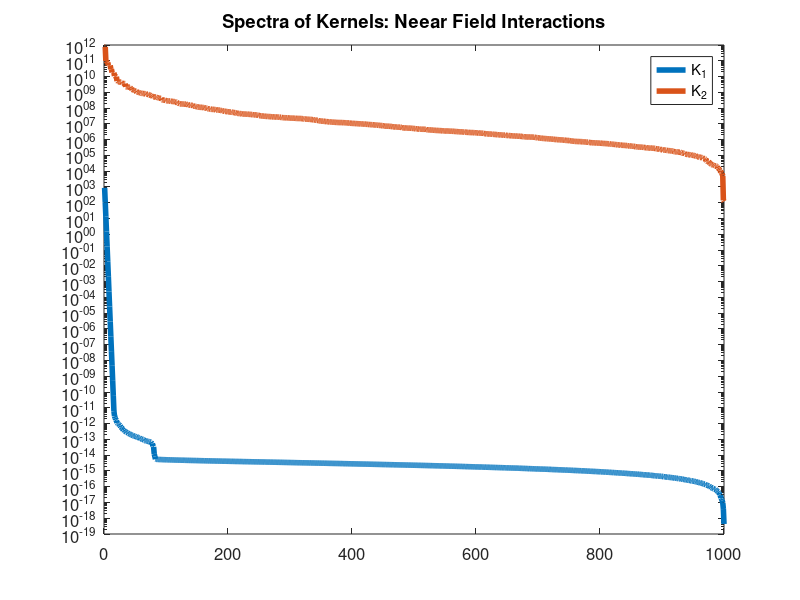
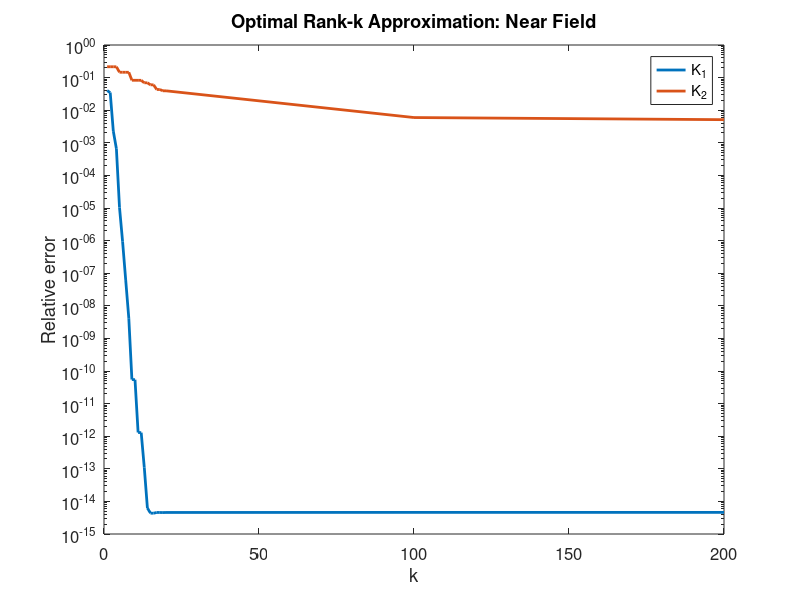
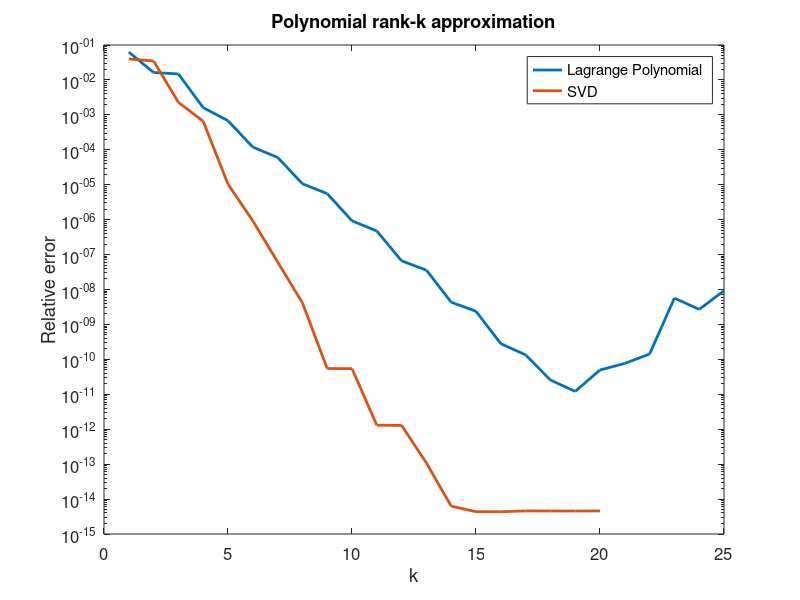

Source code (MATLAB) for these figures, in order:
clear;


rng(1)
a = 0; b=1; n = 1000;
[locs,~] = sort(rand(n,1)*(b-a));
distmatrix = squareform(pdist(locs));
kernel1 = 1./(1+distmatrix.^2); 
kernel2 = 1./(distmatrix.^2);kernel2(kernel2==Inf) = 0;


[U1, S1, V1] = svd(kernel1); 
[U2, S2, V2] = svd(kernel2); 
figure(1)
semilogy(diag(S1), 'linewidth',4); hold on
semilogy(diag(S2), 'linewidth',4);
legend('K_1', 'K_2'); title('Spectra of Kernels: Neear Field Interactions'); set(gca,'FontSize',12)


q = sin(10*locs) + cos(2000*locs); %Anything could be used here

%Exact 
f1 = kernel1*q;
f2 = kernel2*q;

ks = [1:20 100 200];
K1_svd_errors = ones(length(ks),1); K2_svd_errors = ones(length(ks),1);
for ki =1:length(ks),
    k = ks(ki);
    kernel1_approx = V1(:,1:k) * S1(1:k,1:k) * V1(:,1:k)';
    f1_approx = kernel1_approx*q;
    K1_svd_errors(ki) = norm(f1_approx - f1)/norm(f1);
    
    kernel2_approx = V2(:,1:k) * S2(1:k,1:k) * V2(:,1:k)';
    f2_approx = kernel2_approx*q;
    K2_svd_errors(ki) = norm(f2_approx - f2)/norm(f2);
end

figure(2); clf
semilogy(ks,K1_svd_errors,'linewidth',2);
hold on
semilogy(ks,K2_svd_errors,'linewidth',2);
ylabel ('Relative error'); xlabel('k'); set(gca,'FontSize',12); title('Optimal Rank-k Approximation: Near Field');
legend('K_1', 'K_2'); 


ps = 1:25;
K1_poly_errors = ones(length(ps),1);

%With varying number of interpolation points
for pi=1:length(ps)
    h = (b-a)/ps(pi); % Distance between interpolation points
    interp_points = a:h:b;
    k = length(interp_points);% Number of interpolation points
    
    V = zeros(n,k); %Columns of V will form our polynomial basis

    % There are k Lagrange polynomials (one for each point), evaluate each
    % of them at all the n points
    
    %Note how this is entirely independent of the kernel!
    for ti=1:length(interp_points)
        for yj=1:n
            num = 1;
            denom = 1;
            for tii=1:k
                if (tii ~= ti)
                    denom = denom*(interp_points(ti) -interp_points(tii));
                    num= num*(locs(yj) - interp_points(tii));
                end
            end

            V(yj,ti) = num/denom;
        end
    end

    %We only evaluate the kernel at the k by k interpolation points
    S = ones(k,k);
    for i=1:k
        for j=1:k       
            S(i,j) = 1/(1+norm(interp_points(j)-interp_points(i))^2);
        end
    end
    
    f1_poly_approx = V*S*V'*q;
    K1_poly_errors(pi) = norm(f1_poly_approx - f1)/norm(f1);
end

figure(5); clf
semilogy(ps,K1_poly_errors,'linewidth',2);
hold on
semilogy(ks(1:20),K1_svd_errors(1:20), 'linewidth',2)
ylabel ('Relative error'); xlabel('k'); set(gca,'FontSize',12); title('Polynomial rank-k approximation');
legend('Lagrange Polynomial', 'SVD')
